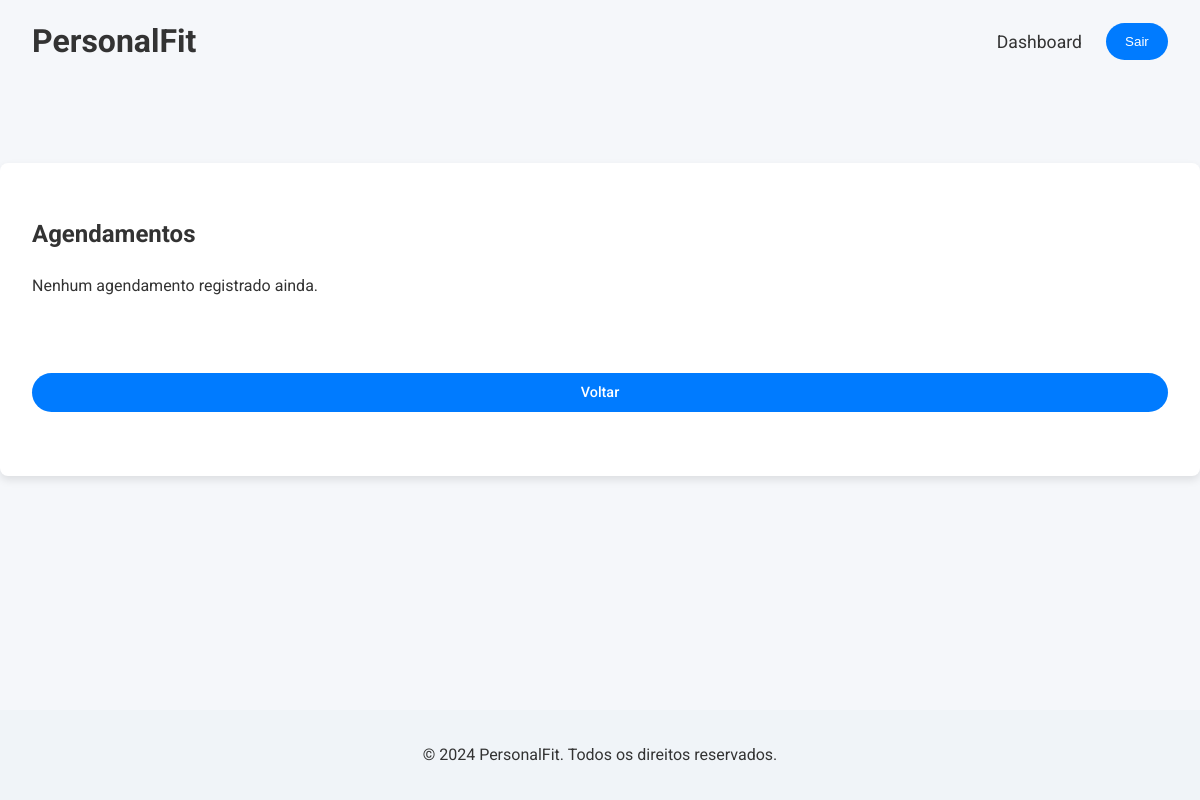
Before: /teacher-dashboard/appointments/ (signed in) with the older database file.
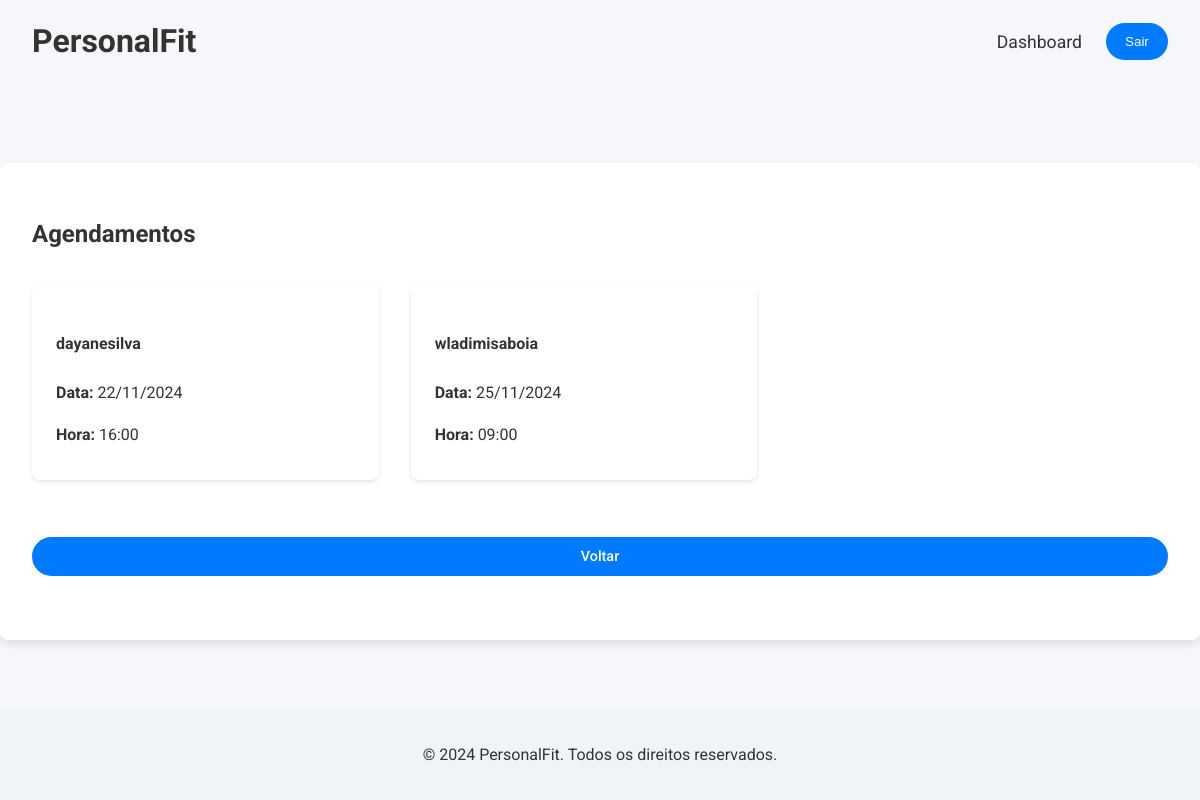
After: the same page with the newer database file.
### pe_evaluation/models.py (models this page shows, shortened)
class Appointment(models.Model):
    student = models.ForeignKey(Student, on_delete=models.CASCADE, related_name='appointments')
    date = models.DateField()
    time = models.TimeField()
    created_at = models.DateTimeField(auto_now_add=True)

class Student(models.Model):
    user = models.OneToOneField(User, on_delete=models.CASCADE)
    age = models.IntegerField(null=True, blank=True)
    height = models.FloatField(null=True, blank=True)
    weight = models.FloatField(null=True, blank=True)
    goal = models.CharField(max_length=50, choices=[
        ('Condicionamento Físico', 'Condicionamento Físico'),
        ('Emagrecimento', 'Emagrecimento'),
        ('Ganho de Massa Muscular', 'Ganho de Massa Muscular'),
        ('Melhora da Postura', 'Melhora da Postura'),
        ('Preparação para Testes Físicos', 'Preparação para Testes Físicos'),
        ('Melhoria da Resistência Cardiovascular', 'Melhoria da Resistência Cardiovascular'),
    ], null=True, blank=True)

### pe_evaluation/views.py (the view)
# urls.py: path('teacher-dashboard/appointments/', views.teacher_appointments, name='teacher_appointments'),
@login_required
@user_passes_test(is_teacher)
def teacher_appointments(request):
    appointments = Appointment.objects.all().order_by('date', 'time')
    return render(request, 'teacher_appointments.html', {'appointments': appointments})

### pe_evaluation/views.py (called while the page is built)
def is_teacher(user):
    return user.is_authenticated and (user.is_staff or user.is_superuser)

### pe_evaluation/templates/teacher_appointments.html (shortened to what this page needs)
{% extends 'base.html' %}
{% load static %}
{% load l10n %}
{% block content %}
<section class="section-modern">
    <div class="dashboard-container">
        <h2>Agendamentos</h2>
        <div class="appointments-list">
            {% if appointments %}
                <div class="appointment-cards">
                    {% for appointment in appointments %}
                        <div class="appointment-card">
                            <h4>{{ appointment.student.user.username }}</h4>
                            <p><strong>Data:</strong> {{ appointment.date|date:"d/m/Y" }}</p>
                            <p><strong>Hora:</strong> {{ appointment.time|time:"H:i" }}</p>
                        </div>
                    {% endfor %}
                </div>
            {% else %}
                <p>Nenhum agendamento registrado ainda.</p>
            {% endif %}
        </div>
        <br>
        <a href="{% url 'teacher_dashboard' %}" class="btn back-button">Voltar</a>
    </div>
</section>
{% endblock %}

Changed rows visible on the page:
added Appointment: student.user.username "dayanesilva", date "22/11/2024", time "16:00"
now on this page (row edited): Appointment: student.user.username "wladimisaboia", date "25/11/2024", time "09:00"
Other visible differences:
text no longer shown: "Nenhum agendamento registrado ainda."
